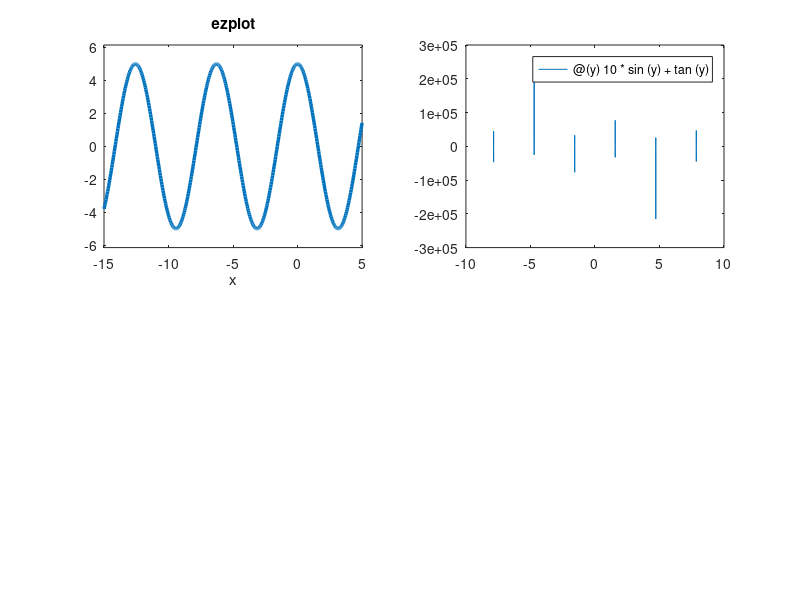

MATLAB code to generate this figure: (Note: this script raises an error after producing the figure.)
%% Plotting Symbolic Functions
%---------------- S.M. Rajkumar--------------------

clc, clear

%% using ezplot
f = '5*cos(x)';
subplot(221)
p = ezplot(f, [-15 5]); % [-15 5] is the range of x
set(p, 'linewidth', 2.5)
title('ezplot')

%% using fplot
fy = @(y) 10*sin(y) + tan(y);
subplot(222)
p = fplot(fy, [-10 10]);
set(p, 'linewidth', 2.5)
title('fplot')

%% using fimplicit (fimplicit3 for 3d)
fxyz = @(x,y,z) exp(x*y) + y*z - x*y^(3/4);
subplot(223)
p = fimplicit3(fxyz);
rotate3d on, axis image;
title('fimplicit')

%% polar plot
fp = @(theta) 4*(1-sin(theta));
subplot(224)
p =ezpolar(fp);
set(p, 'linewidth',2.5,'color','r')
title('ezpolar')

